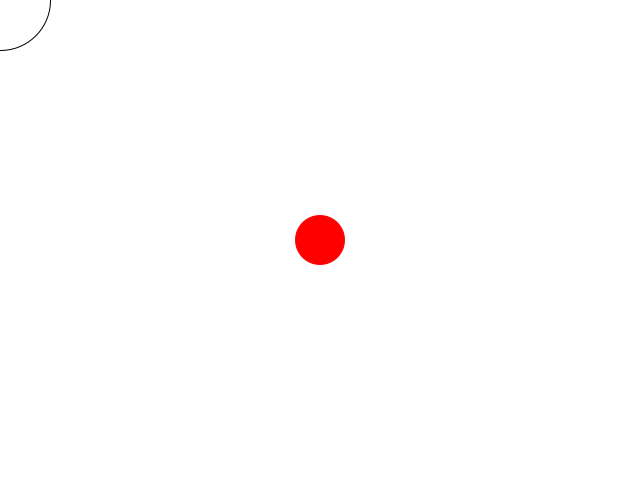
Frame 1 (no input)
Frame 60 (the mouse pressed at the canvas centre just before this capture): identical to frame 1, image omitted
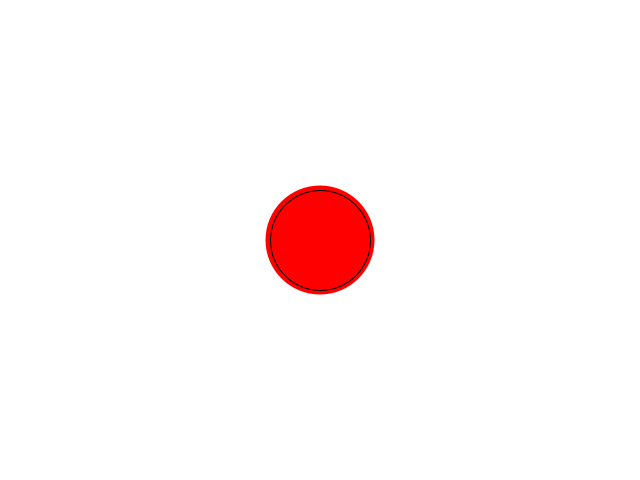
Frame 120 (the mouse held since frame 60 and released just before this capture)

The Processing sketch that drew these frames (run headless with seeded random() and noise(); from frame 60 on, the mouse is pressed at the canvas centre):

// Processing sketch: day_00_japan_circle_game
// ── day_00_japan_circle_game.pde
int counter = 0;

void setup() {
    size(640, 480);
}

void draw() {
    background(255);

    fill(255, 0, 0);
    noStroke();
    circle(width / 2, height / 2, counter + 50);

    stroke(0);
    noFill();
    circle(mouseX, mouseY, 100);
    if (mouseX > 300 && mouseX < 340) {
        if (mouseY > 220 && mouseY < 260) {
            counter = counter + 1;
        }
    }

    if (counter > 200) {
        println("YOU WON!!!");
        exit();
    }
}
